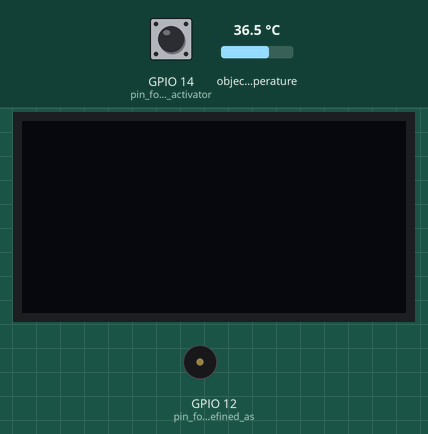
This sketch was run on a simulated ESP32. On the bench: 128×64 one-colour display, buzzer (waves = sounding, pin HIGH). The inputs (shaded band) are chosen by the test bench; at power-on: GPIO 14 (pin_for_button_activator) HIGH, object temperature 36.5 °C. WiFi joins after 1.5 s; servers stay silent unless stated.

Above: at 1.2 s.
1.3 s: GPIO 14 (pin_for_button_activator) pulled LOW for 3.2 s
At 1.9 s:
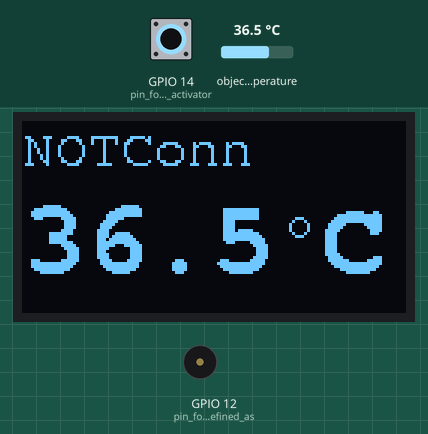
At 5.7 s:
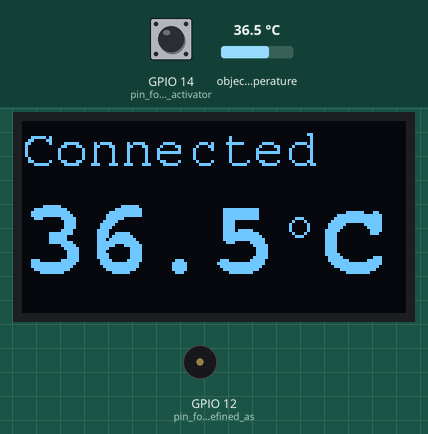
Timing chart, 0 to 7.2 s (numbered marks = the images above; inputs shaded):
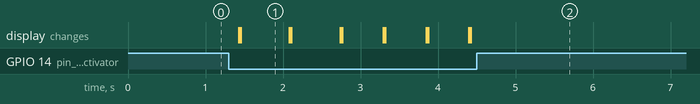

The sketch:

TikhalaandChikaiko.ino
```cpp
#include <SPI.h>
#include <Wire.h>
#include <WiFi.h>
#include <Adafruit_GFX.h>
#include <Adafruit_SSD1306.h>
#include <Adafruit_MLX90614.h>
#include <Fonts/FreeMonoBold18pt7b.h>
#include <Fonts/FreeMono9pt7b.h>

#define SCREEN_WIDTH 128 // OLED display width, in pixels
#define SCREEN_HEIGHT 64 // OLED display height, in pixels

// Declaration for an SSD1306 display connected to I2C (SDA, SCL pins)
#define OLED_RESET     12 // Reset pin # (or -1 if sharing Arduino reset pin)
Adafruit_SSD1306 display(SCREEN_WIDTH, SCREEN_HEIGHT, &Wire, OLED_RESET);

float temperature;
Adafruit_MLX90614 mlx = Adafruit_MLX90614();

//defining the wifi network parameters------------------------------------------------------------------------------
const char* ssid = "Galaxya20";
const char* password = "presidentdoro";

// Function declaration --------------------------------------------------------------------------------------------------

// Function for printing the temperature value-----------------------------------------------------------------------------
void printText() {
  display.setFont(&FreeMonoBold18pt7b);
  display.setTextColor(WHITE);
  display.setCursor(0, 50);
  display.print(temperature, 1);
  display.drawCircle(92, 35, 3, WHITE);
  display.setCursor(100, 50);
  display.print("C");
  display.display();
}

//connecting the esp to the wifi network-------------------------------------------------------------------
void connectwifi(){
   WiFi.begin(ssid, password);
  if (WiFi.status() != WL_CONNECTED) {
    delay(100);
    printNotConnected();}
    else {
      printConnected();}
  }

// functions for printing the Wi-fi connectivity status--------------------------------------------------------------------
void printNotConnected(){
  display.setFont(&FreeMono9pt7b);
  display.setTextColor(WHITE);
  display.setCursor(0,14); // cursor position (x,y)on the display
  display.print("NOTConn");
  display.display();

  }

 void printConnected(){
  display.setFont(&FreeMono9pt7b);
  display.setTextColor(WHITE);
  display.setCursor(0,14); // cursor position (x,y)on the display
  display.print("Connected");
  display.display();

  }

void setup() {
  Serial.begin(9600);
  mlx.begin();

//setting the pins for input and output -------------------------------------------------------------------

  pinMode(12, OUTPUT); // pin for buzzer defined as output
  pinMode(14, INPUT_PULLUP);// pin for button activator to start reading temperature

  // SSD1306_SWITCHCAPVCC = generate display voltage from 3.3V internally
  if (!display.begin(SSD1306_SWITCHCAPVCC, 0x3C)) { // Address 0x3D for 128x64
    Serial.println(F("SSD1306 allocation failed"));
    for (;;); // Don't proceed, loop forever
  }
  display.clearDisplay();
  }


void loop() {
  if (digitalRead(14) == LOW) { // push button inactive pin 14
    temperature = mlx.readObjectTempC();
    if (temperature > 37) {
      digitalWrite(12, HIGH);// buzzer here activated pin 12
    } else {
      digitalWrite(12, LOW);// buzzer here deactivated pin 12
    }
    connectwifi();
    printText();

    delay(500);
  }
  display.clearDisplay();
}
```

Measured:
- after the input at 1.3 s, the display: first changes after 0.13 s (image 1 shows a later state)
- what the display in image 1 shows lasts 0.6 s, from 1.5 s to 2.1 s
